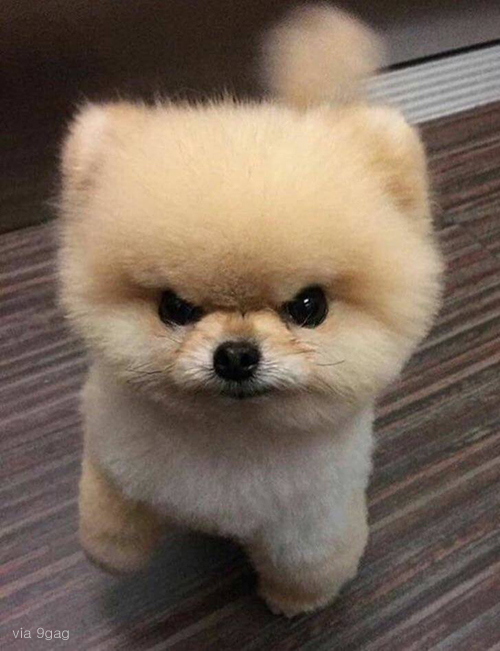
#> input picture 데이터 분석 프로젝트/analyze/openCV/result1.png, 500 x 651 px
$ python Opencv_02.py
#> lines starting #> are read from the running program, lines starting #| are printed output that depends on the picture; after the words box and inside, x2 and y2 are one past the last pixel; in counts of white or black regions, pixels touching at a corner belong together
import cv2
import time
image = cv2.imread('result1.png')
#> image is the input picture: shape (651, 500, 3); mean B, G, R 89.1, 103, 119.4
# # 픽셀 수 및 이미지 크기 확인
# print(image.shape)
# print(image.size)
#
# # 이미지 Numpy 객체의 특정 픽셀을 가리킴
# px = image[100, 100]
#
# # B, G, R 순서로 출력
# # Gray Scale : B, G, R로 구분되지 않는다.
# print(px)
#
# # R 값만 출력하기
# print(px[2])

# 특정 픽셀만 바꾸기
start_time = time.time()
# 1번째 방법
for i in range(0,100):
    for j in range(0,100):
        image[i,j] = [255, 255, 255]
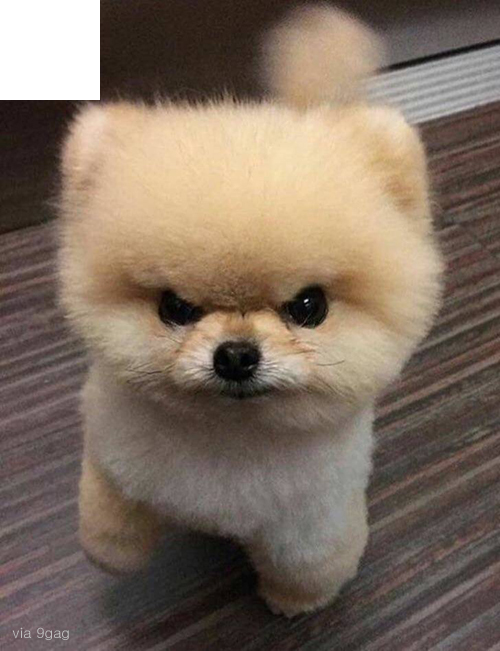
#> image: shape (651, 500, 3); 3.07% of pixels changed, all inside (x1, y1, x2, y2) = (0, 0, 100, 100)
    # print("--- %s seconds ---" % (time.time() - start_time))
cv2.imshow('Image Basic', image)
cv2.waitKey(0)

# 2번째 방법
start_time = time.time()
image[0:100, 0:100] = [0,0,0]
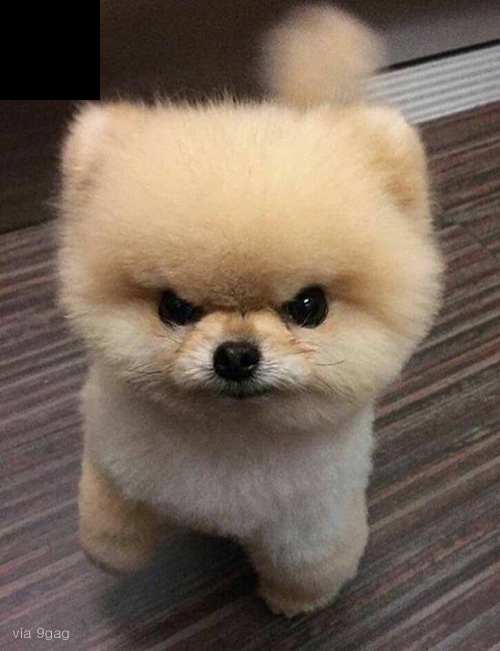
#> image: shape (651, 500, 3); 3.07% of pixels changed, all inside (x1, y1, x2, y2) = (0, 0, 100, 100)
# print("--- %s seconds ---" % (time.time() - start_time))
cv2.imshow('Image Basic', image)
cv2.waitKey(0)


# # 특정 부분만 추출해서 출력
# # Numpy Slicing : ROI 처리 기능
# roi = image[200:350, 50:200]
# # ROI 단위로 이미지 복사하기
# image[0:150, 0:150] = roi
# cv2.imshow('Image Basic', image)
# cv2.waitKey(0)
#
